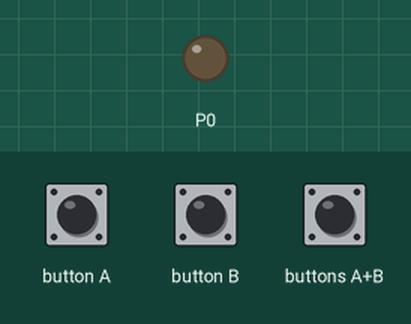
Simulated run of this program. Board: BBC micro:bit (MakeCode). On the bench: output pins drawn as LEDs (lit = HIGH). The inputs (shaded band) are chosen by the test bench.

Above: at 1.2 s.
1.3 s: button A pressed for 0.15 s
At 2.2 s:
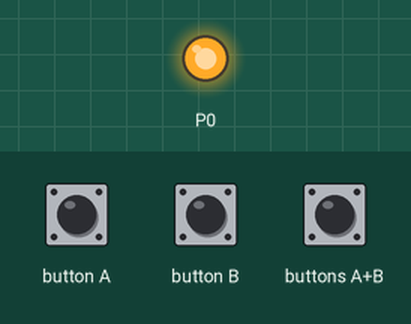
2.9 s: button B pressed for 0.15 s
At 3.4 s:
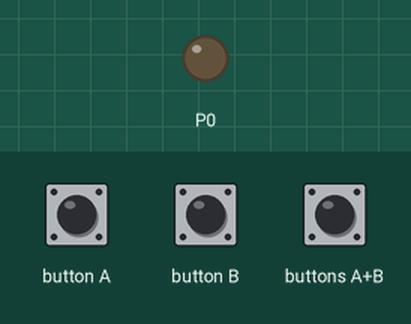
4.5 s: buttons A+B pressed for 0.15 s
At 5.8 s:
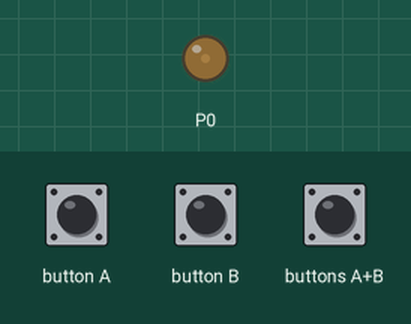
6.1 s: button A pressed for 0.15 s
At 7.0 s:
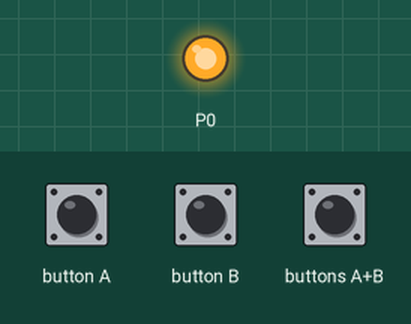
7.7 s: buttons A+B pressed for 1 s
At 9.5 s:
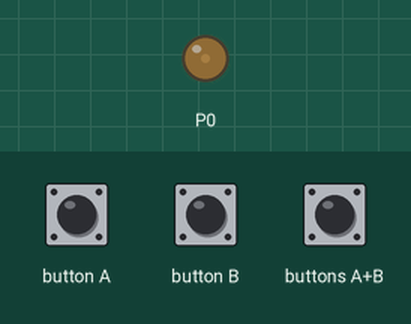
Timing chart, 0 to 11.0 s (numbered marks = the images above; inputs shaded):
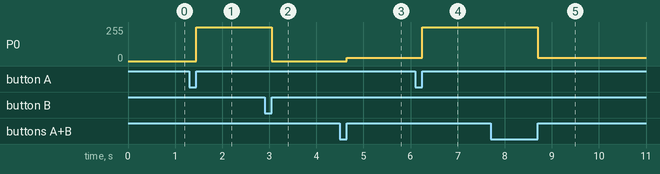

The program:

main.ts
```typescript
input.onButtonPressed(Button.A, function () {
    pins.digitalWritePin(DigitalPin.P0, 1)
})
input.onButtonPressed(Button.AB, function () {
    pins.analogWritePin(AnalogPin.P0, 100)
})
input.onButtonPressed(Button.B, function () {
    pins.digitalWritePin(DigitalPin.P0, 0)
})
```

test.ts
```typescript
// テストはここに来ます。このパッケージが拡張機能として使用されるときにはコンパイルされません。
```

Measured:
- after the input at 1.3 s, P0: 0/255 → 255/255 after 0.15 s
- after the input at 2.9 s, P0: 255/255 → 0/255 after 0.15 s
- after the input at 4.5 s, P0: 0/255 → 25/255 after 0.15 s
- after the input at 6.1 s, P0: 25/255 → 255/255 after 0.15 s
- after the input at 7.7 s, P0: 255/255 → 25/255 after 1.0 s
